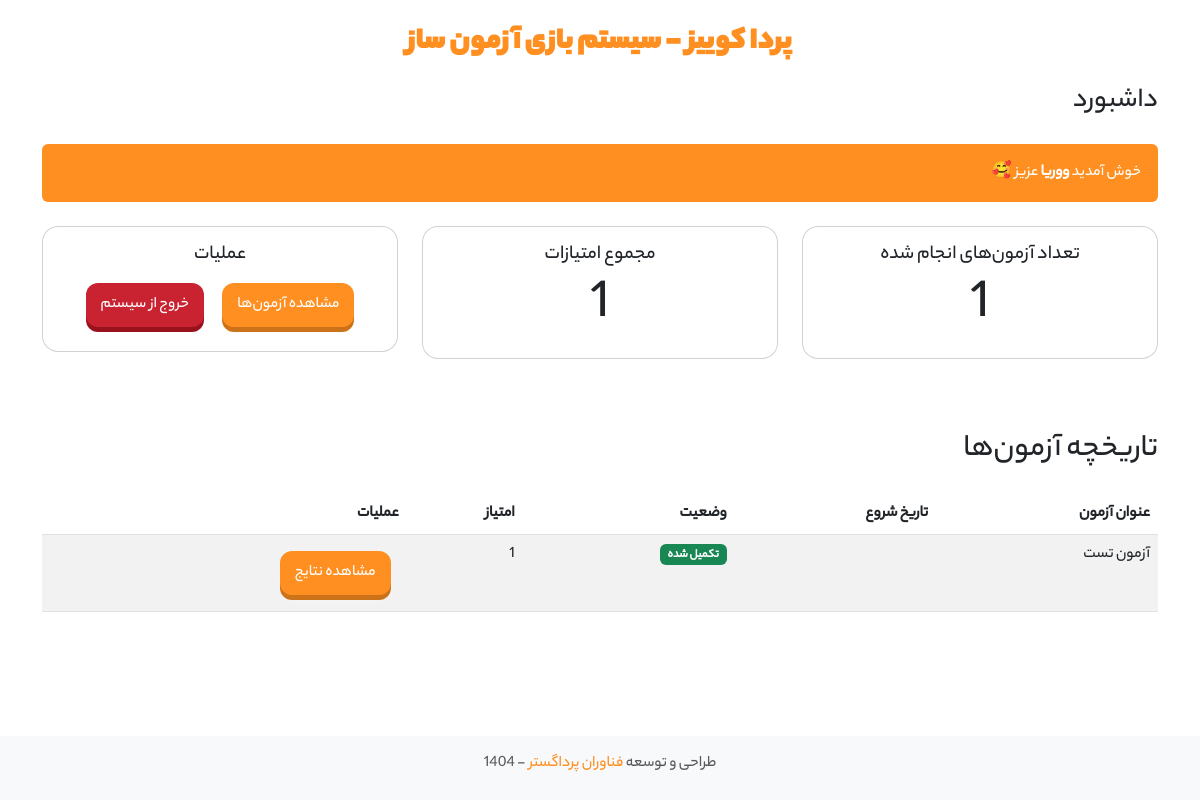
Screenshot of /dashboard/ (signed in) with the database file from the repository.
### quiz/models.py (models this page shows, shortened)
class QuizAttempt(models.Model):
    user = models.ForeignKey(User, on_delete=models.CASCADE, related_name='quiz_attempts')
    quiz = models.ForeignKey(Quiz, on_delete=models.CASCADE, related_name='attempts')
    start_time = models.DateTimeField(default=timezone.now)
    end_time = models.DateTimeField(null=True, blank=True)
    score = models.IntegerField(default=0)
    completed = models.BooleanField(default=False)

class Quiz(models.Model):
    title = models.CharField(max_length=200)
    description = models.TextField(blank=True)
    created_at = models.DateTimeField(auto_now_add=True)
    allow_retake = models.BooleanField(default=True, verbose_name='امکان شرکت مجدد')

### quiz/views.py (the view)
# urls.py: path('dashboard/', views.dashboard, name='dashboard'),
@login_required
def dashboard(request):
    user_attempts = QuizAttempt.objects.filter(user=request.user).order_by('-start_time')
    completed_attempts = user_attempts.filter(completed=True)
    total_quizzes_taken = completed_attempts.count()
    total_score = sum(attempt.score for attempt in completed_attempts)
    context = {
        'title': 'داشبورد',
        'user_attempts': user_attempts,
        'total_quizzes_taken': total_quizzes_taken,
        'total_score': total_score
    }
    return render(request, 'quiz/dashboard.html', context)

### quiz/templatetags/quiz_filters.py (called while the page is built)
@register.filter
def jalali_date(value, format_string="%Y/%m/%d"):
    if not value:
        return ""
    try:
        if is_aware(value):
            tehran_tz = pytz.timezone('Asia/Tehran')
            value = value.astimezone(tehran_tz)
        else:
            if settings.USE_TZ:
                tehran_tz = pytz.timezone('Asia/Tehran')
                value = tehran_tz.localize(value)
        jalali_dt = jdatetime.datetime.fromgregorian(datetime=value)
        result = jalali_dt.strftime(format_string)
        persian_numbers = {
            '0': '۰', '1': '۱', '2': '۲', '3': '۳', '4': '۴',
            '5': '۵', '6': '۶', '7': '۷', '8': '۸', '9': '۹'
        }
        for en, fa in persian_numbers.items():
            result = result.replace(en, fa)
        return result
    except Exception as e:
        return str(value)  # در صورت خطا، همان مقدار اولیه را برمی‌گرداند

### templates/quiz/dashboard.html
{% extends 'base.html' %}
{% load quiz_filters %}
{% block content %}
<h3 class="mb-4">داشبورد</h3>
<div class="alert alert-orange">خوش آمدید <b>{{request.user.first_name}}</b> عزیز 🥰
</div>
<div class="row mb-5 mt-4 ">
    <div class="col-md-4 mb-4">
        <div class="card text-center rounded-4">
            <div class="card-body">
                <h5 class="card-title">تعداد آزمون‌های انجام شده</h5>
                <p class="card-text display-4">{{ total_quizzes_taken }}</p>
            </div>
        </div>
    </div>
    <div class="col-md-4 mb-4">
        <div class="card text-center rounded-4">
            <div class="card-body">
                <h5 class="card-title">مجموع امتیازات</h5>
                <p class="card-text display-4">{{ total_score }}</p>
            </div>
        </div>
    </div>
    <div class="col-md-4 mb-4">
        <div class="card text-center rounded-4">
            <div class="card-body">
                <h5 class="card-title">عملیات</h5>
                <a href="{% url 'quiz:quiz_list' %}" class="btn btn-3d-orange">مشاهده آزمون‌ها</a>
                <a href="{% url 'accounts:logout' %}" class="btn btn-3d-danger ">خروج از سیستم</a>
            </div>
        </div>
    </div>
</div>
<h2 class="mb-4">تاریخچه آزمون‌ها</h2>
{% if user_attempts %}
<div class="table-responsive">
    <table class="table table-striped">
        <thead>
            <tr>
                <th>عنوان آزمون</th>
                <th>تاریخ شروع</th>
                <th>وضعیت</th>
                <th>امتیاز</th>
                <th>عملیات</th>
            </tr>
        </thead>
        <tbody>
            {% for attempt in user_attempts %}
            <tr>
                <td>{{ attempt.quiz.title }}</td>
                <td>{{ attempt.start_time|jalali_date:"%Y/%m/%d ساعت %H:%M"  }}</td>
                <td>
                    {% if attempt.completed %}
                    <span class="badge bg-success">تکمیل شده</span>
                    {% else %}
                    <span class="badge bg-warning text-dark">ناتمام</span>
                    {% endif %}
                </td>
                <td>{{ attempt.score }}</td>
                <td>
                    {% if attempt.completed %}
                    <a href="{% url 'quiz:quiz_results' attempt.id %}" class="btn btn-sm btn-3d-orange">مشاهده نتایج</a>
                    {% else %}
                    <a href="{% url 'quiz:quiz_attempt' attempt.id %}" class="btn btn-sm btn-3d-warning">ادامه آزمون</a>
                    {% endif %}
                </td>
            </tr>
            {% endfor %}
        </tbody>
    </table>
</div>
{% else %}
<div class="alert alert-info">
    شما هنوز در هیچ آزمونی شرکت نکرده‌اید.
</div>
{% endif %}
{% endblock %}

### static/css/style.css (style rules this page uses)
body { font-family: 'YekanBakhMedium'; }
a { text-decoration: none !important; }
.btn-3d-orange { font-size: 16px; display: inline-block; padding: 10px 15px; margin: 8px; background-color: #ff8f20; color: white; text-decoration: none; border-radius: 12px; border: none; box-shadow: 0 5px 0 #cc731a, 0 8px 10px rgba(255, 255, 255, 0.2); transition: all 0.1s ease; position: relative; top: 0; }
.btn-3d-danger { font-size: 16; display: inline-block; padding: 10px 15px; margin: 8px; background-color: #c92230; color: white; text-decoration: none; border-radius: 12px; border: none; box-shadow: 0 5px 0 #97121d, 0 8px 10px rgba(255, 255, 255, 0.2); transition: all 0.1s ease; position: relative; top: 0; }
.alert-orange { background-color: #ff8f20 !important; color: white; }

### rows the page displays
QuizAttempt: quiz "آزمون تست", completed "تکمیل شده", score "1"

### other values shown
{{ request.user.first_name }} "ووریا"
{{ total_quizzes_taken }} "1"
{{ total_score }} "1"
